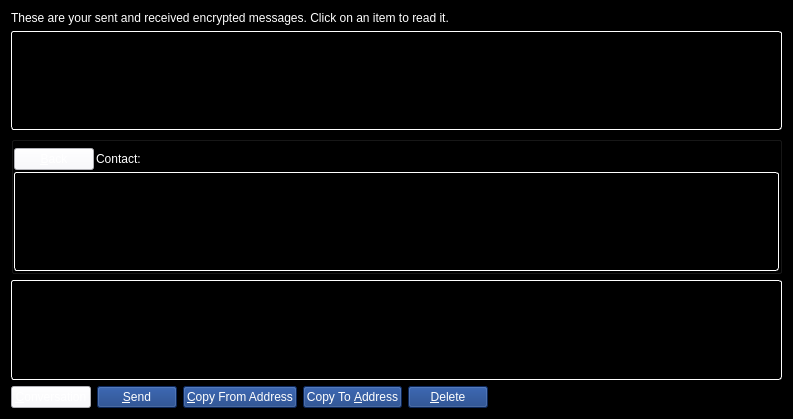
<?xml version="1.0" encoding="UTF-8"?>
<ui version="4.0">
 <class>MessagePage</class>
 <widget class="QWidget" name="MessagePage">
  <property name="geometry">
   <rect>
    <x>0</x>
    <y>0</y>
    <width>793</width>
    <height>419</height>
   </rect>
  </property>
  <property name="palette">
   <palette>
    <active>
     <colorrole role="WindowText">
      <brush brushstyle="SolidPattern">
       <color alpha="255">
        <red>255</red>
        <green>255</green>
        <blue>255</blue>
       </color>
      </brush>
     </colorrole>
     <colorrole role="Button">
      <brush brushstyle="SolidPattern">
       <color alpha="255">
        <red>0</red>
        <green>0</green>
        <blue>0</blue>
       </color>
      </brush>
     </colorrole>
     <colorrole role="Light">
      <brush brushstyle="SolidPattern">
       <color alpha="255">
        <red>0</red>
        <green>0</green>
        <blue>0</blue>
       </color>
      </brush>
     </colorrole>
     <colorrole role="Midlight">
      <brush brushstyle="SolidPattern">
       <color alpha="255">
        <red>0</red>
        <green>0</green>
        <blue>0</blue>
       </color>
      </brush>
     </colorrole>
     <colorrole role="Dark">
      <brush brushstyle="SolidPattern">
       <color alpha="255">
        <red>0</red>
        <green>0</green>
        <blue>0</blue>
       </color>
      </brush>
     </colorrole>
     <colorrole role="Mid">
      <brush brushstyle="SolidPattern">
       <color alpha="255">
        <red>0</red>
        <green>0</green>
        <blue>0</blue>
       </color>
      </brush>
     </colorrole>
     <colorrole role="Text">
      <brush brushstyle="SolidPattern">
       <color alpha="255">
        <red>255</red>
        <green>255</green>
        <blue>255</blue>
       </color>
      </brush>
     </colorrole>
     <colorrole role="BrightText">
      <brush brushstyle="SolidPattern">
       <color alpha="255">
        <red>255</red>
        <green>255</green>
        <blue>255</blue>
       </color>
      </brush>
     </colorrole>
     <colorrole role="ButtonText">
      <brush brushstyle="SolidPattern">
       <color alpha="255">
        <red>255</red>
        <green>255</green>
        <blue>255</blue>
       </color>
      </brush>
     </colorrole>
     <colorrole role="Base">
      <brush brushstyle="SolidPattern">
       <color alpha="255">
        <red>0</red>
        <green>0</green>
        <blue>0</blue>
       </color>
      </brush>
     </colorrole>
     <colorrole role="Window">
      <brush brushstyle="SolidPattern">
       <color alpha="255">
        <red>0</red>
        <green>0</green>
        <blue>0</blue>
       </color>
      </brush>
     </colorrole>
     <colorrole role="Shadow">
      <brush brushstyle="SolidPattern">
       <color alpha="255">
        <red>0</red>
        <green>0</green>
        <blue>0</blue>
       </color>
      </brush>
     </colorrole>
     <colorrole role="AlternateBase">
      <brush brushstyle="SolidPattern">
       <color alpha="255">
        <red>0</red>
        <green>0</green>
        <blue>0</blue>
       </color>
      </brush>
     </colorrole>
     <colorrole role="ToolTipBase">
      <brush brushstyle="SolidPattern">
       <color alpha="255">
        <red>255</red>
        <green>255</green>
        <blue>220</blue>
       </color>
      </brush>
     </colorrole>
     <colorrole role="ToolTipText">
      <brush brushstyle="SolidPattern">
       <color alpha="255">
        <red>0</red>
        <green>0</green>
        <blue>0</blue>
       </color>
      </brush>
     </colorrole>
    </active>
    <inactive>
     <colorrole role="WindowText">
      <brush brushstyle="SolidPattern">
       <color alpha="255">
        <red>255</red>
        <green>255</green>
        <blue>255</blue>
       </color>
      </brush>
     </colorrole>
     <colorrole role="Button">
      <brush brushstyle="SolidPattern">
       <color alpha="255">
        <red>0</red>
        <green>0</green>
        <blue>0</blue>
       </color>
      </brush>
     </colorrole>
     <colorrole role="Light">
      <brush brushstyle="SolidPattern">
       <color alpha="255">
        <red>0</red>
        <green>0</green>
        <blue>0</blue>
       </color>
      </brush>
     </colorrole>
     <colorrole role="Midlight">
      <brush brushstyle="SolidPattern">
       <color alpha="255">
        <red>0</red>
        <green>0</green>
        <blue>0</blue>
       </color>
      </brush>
     </colorrole>
     <colorrole role="Dark">
      <brush brushstyle="SolidPattern">
       <color alpha="255">
        <red>0</red>
        <green>0</green>
        <blue>0</blue>
       </color>
      </brush>
     </colorrole>
     <colorrole role="Mid">
      <brush brushstyle="SolidPattern">
       <color alpha="255">
        <red>0</red>
        <green>0</green>
        <blue>0</blue>
       </color>
      </brush>
     </colorrole>
     <colorrole role="Text">
      <brush brushstyle="SolidPattern">
       <color alpha="255">
        <red>255</red>
        <green>255</green>
        <blue>255</blue>
       </color>
      </brush>
     </colorrole>
     <colorrole role="BrightText">
      <brush brushstyle="SolidPattern">
       <color alpha="255">
        <red>255</red>
        <green>255</green>
        <blue>255</blue>
       </color>
      </brush>
     </colorrole>
     <colorrole role="ButtonText">
      <brush brushstyle="SolidPattern">
       <color alpha="255">
        <red>255</red>
        <green>255</green>
        <blue>255</blue>
       </color>
      </brush>
     </colorrole>
     <colorrole role="Base">
      <brush brushstyle="SolidPattern">
       <color alpha="255">
        <red>0</red>
        <green>0</green>
        <blue>0</blue>
       </color>
      </brush>
     </colorrole>
     <colorrole role="Window">
      <brush brushstyle="SolidPattern">
       <color alpha="255">
        <red>0</red>
        <green>0</green>
        <blue>0</blue>
       </color>
      </brush>
     </colorrole>
     <colorrole role="Shadow">
      <brush brushstyle="SolidPattern">
       <color alpha="255">
        <red>0</red>
        <green>0</green>
        <blue>0</blue>
       </color>
      </brush>
     </colorrole>
     <colorrole role="AlternateBase">
      <brush brushstyle="SolidPattern">
       <color alpha="255">
        <red>0</red>
        <green>0</green>
        <blue>0</blue>
       </color>
      </brush>
     </colorrole>
     <colorrole role="ToolTipBase">
      <brush brushstyle="SolidPattern">
       <color alpha="255">
        <red>255</red>
        <green>255</green>
        <blue>220</blue>
       </color>
      </brush>
     </colorrole>
     <colorrole role="ToolTipText">
      <brush brushstyle="SolidPattern">
       <color alpha="255">
        <red>0</red>
        <green>0</green>
        <blue>0</blue>
       </color>
      </brush>
     </colorrole>
    </inactive>
    <disabled>
     <colorrole role="WindowText">
      <brush brushstyle="SolidPattern">
       <color alpha="255">
        <red>0</red>
        <green>0</green>
        <blue>0</blue>
       </color>
      </brush>
     </colorrole>
     <colorrole role="Button">
      <brush brushstyle="SolidPattern">
       <color alpha="255">
        <red>0</red>
        <green>0</green>
        <blue>0</blue>
       </color>
      </brush>
     </colorrole>
     <colorrole role="Light">
      <brush brushstyle="SolidPattern">
       <color alpha="255">
        <red>0</red>
        <green>0</green>
        <blue>0</blue>
       </color>
      </brush>
     </colorrole>
     <colorrole role="Midlight">
      <brush brushstyle="SolidPattern">
       <color alpha="255">
        <red>0</red>
        <green>0</green>
        <blue>0</blue>
       </color>
      </brush>
     </colorrole>
     <colorrole role="Dark">
      <brush brushstyle="SolidPattern">
       <color alpha="255">
        <red>0</red>
        <green>0</green>
        <blue>0</blue>
       </color>
      </brush>
     </colorrole>
     <colorrole role="Mid">
      <brush brushstyle="SolidPattern">
       <color alpha="255">
        <red>0</red>
        <green>0</green>
        <blue>0</blue>
       </color>
      </brush>
     </colorrole>
     <colorrole role="Text">
      <brush brushstyle="SolidPattern">
       <color alpha="255">
        <red>0</red>
        <green>0</green>
        <blue>0</blue>
       </color>
      </brush>
     </colorrole>
     <colorrole role="BrightText">
      <brush brushstyle="SolidPattern">
       <color alpha="255">
        <red>255</red>
        <green>255</green>
        <blue>255</blue>
       </color>
      </brush>
     </colorrole>
     <colorrole role="ButtonText">
      <brush brushstyle="SolidPattern">
       <color alpha="255">
        <red>0</red>
        <green>0</green>
        <blue>0</blue>
       </color>
      </brush>
     </colorrole>
     <colorrole role="Base">
      <brush brushstyle="SolidPattern">
       <color alpha="255">
        <red>0</red>
        <green>0</green>
        <blue>0</blue>
       </color>
      </brush>
     </colorrole>
     <colorrole role="Window">
      <brush brushstyle="SolidPattern">
       <color alpha="255">
        <red>0</red>
        <green>0</green>
        <blue>0</blue>
       </color>
      </brush>
     </colorrole>
     <colorrole role="Shadow">
      <brush brushstyle="SolidPattern">
       <color alpha="255">
        <red>0</red>
        <green>0</green>
        <blue>0</blue>
       </color>
      </brush>
     </colorrole>
     <colorrole role="AlternateBase">
      <brush brushstyle="SolidPattern">
       <color alpha="255">
        <red>0</red>
        <green>0</green>
        <blue>0</blue>
       </color>
      </brush>
     </colorrole>
     <colorrole role="ToolTipBase">
      <brush brushstyle="SolidPattern">
       <color alpha="255">
        <red>255</red>
        <green>255</green>
        <blue>220</blue>
       </color>
      </brush>
     </colorrole>
     <colorrole role="ToolTipText">
      <brush brushstyle="SolidPattern">
       <color alpha="255">
        <red>0</red>
        <green>0</green>
        <blue>0</blue>
       </color>
      </brush>
     </colorrole>
    </disabled>
   </palette>
  </property>
  <property name="windowTitle">
   <string>Address Book</string>
  </property>
  <layout class="QVBoxLayout" name="verticalLayout_2">
   <item>
    <widget class="QLabel" name="labelExplanation">
     <property name="text">
      <string>These are your sent and received encrypted messages. Click on an item to read it.</string>
     </property>
     <property name="textFormat">
      <enum>Qt::PlainText</enum>
     </property>
     <property name="wordWrap">
      <bool>true</bool>
     </property>
    </widget>
   </item>
   <item>
    <widget class="QTableView" name="tableView">
     <property name="contextMenuPolicy">
      <enum>Qt::CustomContextMenu</enum>
     </property>
     <property name="toolTip">
      <string>Click on a message to view it</string>
     </property>
     <property name="styleSheet">
      <string notr="true">background: rgb(0,0,0); color: rgb(255,255,255); border: 1px inset white; border-radius: 3px; margin: 0px;</string>
     </property>
     <property name="tabKeyNavigation">
      <bool>false</bool>
     </property>
     <property name="alternatingRowColors">
      <bool>true</bool>
     </property>
     <property name="selectionMode">
      <enum>QAbstractItemView::SingleSelection</enum>
     </property>
     <property name="selectionBehavior">
      <enum>QAbstractItemView::SelectRows</enum>
     </property>
     <property name="sortingEnabled">
      <bool>true</bool>
     </property>
     <attribute name="verticalHeaderVisible">
      <bool>false</bool>
     </attribute>
    </widget>
   </item>
   <item>
    <layout class="QVBoxLayout" name="verticalLayout">
     <item>
      <widget class="QGroupBox" name="messageDetails">
       <property name="title">
        <string/>
       </property>
       <layout class="QVBoxLayout" name="verticalLayout_4">
        <property name="spacing">
         <number>2</number>
        </property>
        <property name="leftMargin">
         <number>0</number>
        </property>
        <property name="topMargin">
         <number>6</number>
        </property>
        <property name="rightMargin">
         <number>0</number>
        </property>
        <property name="bottomMargin">
         <number>0</number>
        </property>
        <item>
         <layout class="QHBoxLayout" name="horizontalLayout_3">
          <item>
           <widget class="QPushButton" name="backButton">
            <property name="styleSheet">
             <string notr="true">background-color: rgb(248, 248, 255);
color: rgb(255, 255, 255);</string>
            </property>
            <property name="text">
             <string>&amp;Back</string>
            </property>
            <property name="icon">
             <iconset resource="../fantom.qrc">
              <normaloff>:/icons/quit</normaloff>:/icons/quit</iconset>
            </property>
           </widget>
          </item>
          <item>
           <widget class="QLabel" name="labelContact">
            <property name="text">
             <string>Contact:</string>
            </property>
           </widget>
          </item>
          <item>
           <widget class="QLabel" name="contactLabel">
            <property name="text">
             <string/>
            </property>
           </widget>
          </item>
          <item>
           <spacer name="horizontalSpacer_3">
            <property name="orientation">
             <enum>Qt::Horizontal</enum>
            </property>
            <property name="sizeHint" stdset="0">
             <size>
              <width>40</width>
              <height>20</height>
             </size>
            </property>
           </spacer>
          </item>
         </layout>
        </item>
        <item>
         <widget class="QListView" name="listConversation">
          <property name="styleSheet">
           <string notr="true">background: rgb(0,0,0); color: rgb(255,255,255); border: 1px inset white; border-radius: 3px; margin: 0px;</string>
          </property>
         </widget>
        </item>
        <item>
         <layout class="QVBoxLayout" name="verticalLayout_3"/>
        </item>
       </layout>
      </widget>
     </item>
     <item>
      <widget class="MRichTextEdit" name="messageEdit" native="true">
       <property name="minimumSize">
        <size>
         <width>0</width>
         <height>100</height>
        </size>
       </property>
       <property name="styleSheet">
        <string notr="true"> background: rgb(0,0,0); color: rgb(248,248,255); border: 1px inset white; border-radius: 3px; margin: 0px;</string>
       </property>
      </widget>
     </item>
     <item>
      <layout class="QHBoxLayout" name="horizontalLayout">
       <item>
        <widget class="QPushButton" name="newButton">
         <property name="styleSheet">
          <string notr="true">background-color: rgb(248, 248, 255);
color: rgb(255, 255, 255);</string>
         </property>
         <property name="text">
          <string>&amp;Conversation</string>
         </property>
         <property name="icon">
          <iconset resource="../fantom.qrc">
           <normaloff>:/icons/add</normaloff>:/icons/add</iconset>
         </property>
        </widget>
       </item>
       <item>
        <widget class="QPushButton" name="sendButton">
         <property name="toolTip">
          <string>Sign a message to prove you own a Fantom address</string>
         </property>
         <property name="styleSheet">
          <string notr="true">background-color: rgb(15, 55, 126);
color: rgb(255, 255, 255);</string>
         </property>
         <property name="text">
          <string>&amp;Send</string>
         </property>
         <property name="icon">
          <iconset resource="../fantom.qrc">
           <normaloff>:/icons/send</normaloff>:/icons/send</iconset>
         </property>
        </widget>
       </item>
       <item>
        <widget class="QPushButton" name="copyFromAddressButton">
         <property name="toolTip">
          <string>Copy the currently selected address to the system clipboard</string>
         </property>
         <property name="styleSheet">
          <string notr="true">background-color: rgb(15, 55, 126);
color: rgb(255, 255, 255);</string>
         </property>
         <property name="text">
          <string>&amp;Copy From Address</string>
         </property>
         <property name="icon">
          <iconset resource="../fantom.qrc">
           <normaloff>:/icons/editcopy</normaloff>:/icons/editcopy</iconset>
         </property>
        </widget>
       </item>
       <item>
        <widget class="QPushButton" name="copyToAddressButton">
         <property name="toolTip">
          <string>Copy the currently selected address to the system clipboard</string>
         </property>
         <property name="styleSheet">
          <string notr="true">background-color: rgb(15, 55, 126);
color: rgb(255, 255, 255);</string>
         </property>
         <property name="text">
          <string>Copy To &amp;Address</string>
         </property>
         <property name="icon">
          <iconset resource="../fantom.qrc">
           <normaloff>:/icons/editcopy</normaloff>:/icons/editcopy</iconset>
         </property>
        </widget>
       </item>
       <item>
        <widget class="QPushButton" name="deleteButton">
         <property name="toolTip">
          <string>Delete the currently selected address from the list</string>
         </property>
         <property name="styleSheet">
          <string notr="true">background-color: rgb(15, 55, 126);
color: rgb(255, 255, 255);</string>
         </property>
         <property name="text">
          <string>&amp;Delete</string>
         </property>
         <property name="icon">
          <iconset resource="../fantom.qrc">
           <normaloff>:/icons/remove</normaloff>:/icons/remove</iconset>
         </property>
        </widget>
       </item>
       <item>
        <spacer name="horizontalSpacer">
         <property name="orientation">
          <enum>Qt::Horizontal</enum>
         </property>
         <property name="sizeHint" stdset="0">
          <size>
           <width>40</width>
           <height>20</height>
          </size>
         </property>
        </spacer>
       </item>
      </layout>
     </item>
    </layout>
   </item>
  </layout>
 </widget>
 <customwidgets>
  <customwidget>
   <class>MRichTextEdit</class>
   <extends>QWidget</extends>
   <header>mrichtextedit.h</header>
   <container>1</container>
  </customwidget>
 </customwidgets>
 <resources>
  <include location="../fantom.qrc"/>
 </resources>
 <connections/>
</ui>
